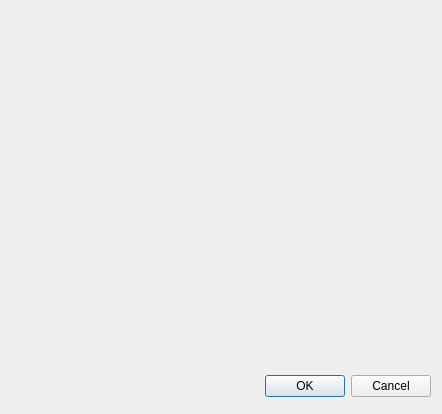
<?xml version="1.0" encoding="UTF-8"?>
<ui version="4.0">
 <class>xEdit03</class>
 <widget class="QDialog" name="xEdit03">
  <property name="geometry">
   <rect>
    <x>0</x>
    <y>0</y>
    <width>442</width>
    <height>414</height>
   </rect>
  </property>
  <property name="windowTitle">
   <string>Dialog</string>
  </property>
  <widget class="QDialogButtonBox" name="buttonBox">
   <property name="geometry">
    <rect>
     <x>90</x>
     <y>370</y>
     <width>341</width>
     <height>32</height>
    </rect>
   </property>
   <property name="orientation">
    <enum>Qt::Horizontal</enum>
   </property>
   <property name="standardButtons">
    <set>QDialogButtonBox::Cancel|QDialogButtonBox::Ok</set>
   </property>
  </widget>
 </widget>
 <resources/>
 <connections>
  <connection>
   <sender>buttonBox</sender>
   <signal>accepted()</signal>
   <receiver>xEdit03</receiver>
   <slot>accept()</slot>
   <hints>
    <hint type="sourcelabel">
     <x>248</x>
     <y>254</y>
    </hint>
    <hint type="destinationlabel">
     <x>157</x>
     <y>274</y>
    </hint>
   </hints>
  </connection>
  <connection>
   <sender>buttonBox</sender>
   <signal>rejected()</signal>
   <receiver>xEdit03</receiver>
   <slot>reject()</slot>
   <hints>
    <hint type="sourcelabel">
     <x>316</x>
     <y>260</y>
    </hint>
    <hint type="destinationlabel">
     <x>286</x>
     <y>274</y>
    </hint>
   </hints>
  </connection>
 </connections>
</ui>
